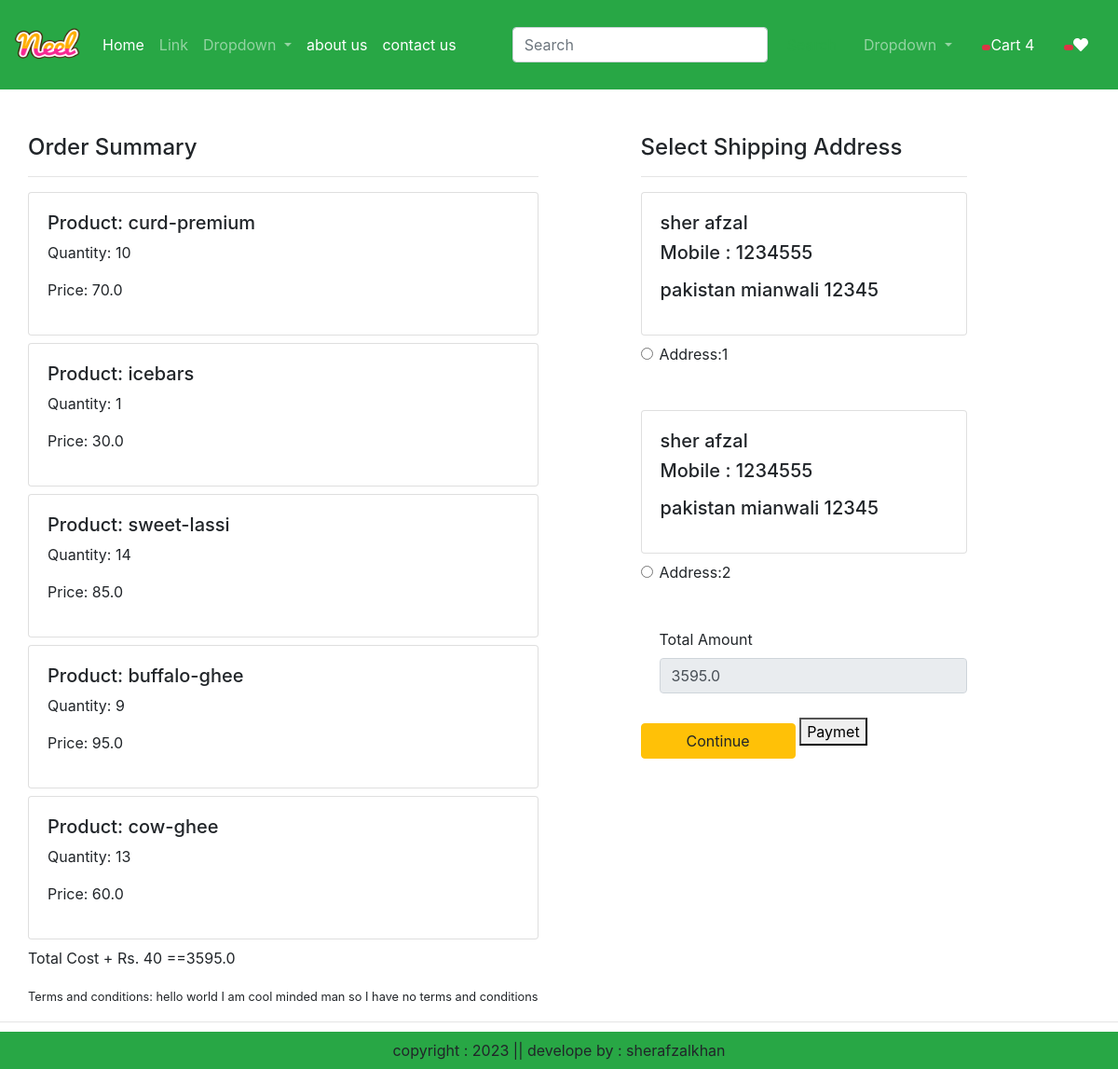
/checkout/ (signed in), run on an earlier commit of the app's database.
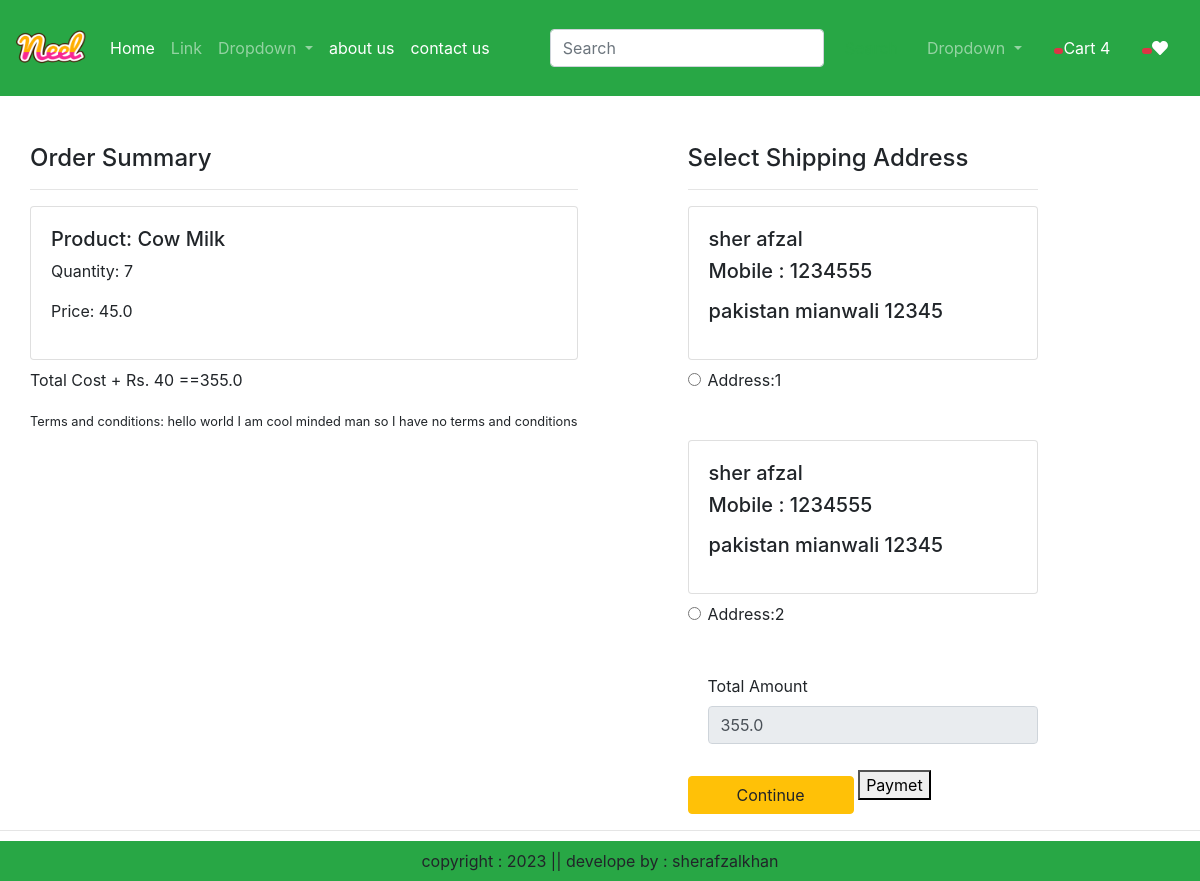
And on a later commit of the database.
### app/models.py (models this page shows, shortened)
class Cart(models.Model):
    user = models.ForeignKey(User, on_delete=models.CASCADE)
    product = models.ForeignKey(Product,on_delete=models.CASCADE)
    quantity = models.PositiveBigIntegerField(default=1)

class Product(models.Model):
    title = models.CharField(max_length=100)
    selling_price = models.FloatField()
    discounted_price = models.FloatField()
    description = models.TextField()
    composition = models.TextField(default="")
    prodapp = models.TextField(default="")
    category = models.CharField(choices=CATEGORY_CHOICES, max_length=2)
    product_image = models.ImageField(upload_to='product')

class Customer(models.Model):
    user = models.ForeignKey(User, on_delete=models.CASCADE)
    name = models.CharField(max_length=200)
    locality = models.CharField(max_length=200)
    city = models.CharField(max_length=50)
    mobile = models.IntegerField(default=0)
    zipcode = models.IntegerField()
    state = models.CharField(choices=STATE_CHOICES, max_length=100)

### app/views.py (the view)
# urls.py: path('checkout/',views.checkout.as_view(),name='checkout'),
class checkout(View):
    def get(self,request):
        user = request.user
        add=Customer.objects.filter(user=user)
        cart_items=Cart.objects.filter(user=user)
        famount=0
        for p in cart_items:
            value = p.quantity * p.product.discounted_price
            famount = famount + value
        totalamount = famount+40
        return render(request, 'checkout.html', locals())

### app/templates/checkout.html (shortened to what this page needs)
{% extends 'base.html' %}
{% load static %}
{% block maincontent %}
<div class="container">
    <div  class="row mt-5">
        <div lcass="col-sm-6">
            <h4>Order Summary</h4>
            <hr>
            {%for item in cart_items%}
                <div class="card mb-2">
                    <div class="card-body">
                        <h5>Product: {{item.product.title}}</h5>
                        <p>Quantity: {{item.quantity}}</p>
                        <p class="fw-bold">Price: {{item.product.discounted_price}}</p>
                    </div>
                </div>
            {%endfor%}
            <p class="fw-bold">Total Cost + Rs. 40 =={{totalamount}}</p>
            <small>Terms and conditions: hello world I am cool minded man so I have no terms and conditions</small>
        </div>
        <div class="col-sm-4 offset-sm-1">
            <h4>Select Shipping Address</h4>
            <hr>
            <form method="post" id="myform">
                {% for ad  in add %}
                    <div class="card">
                        <div class="card-body">
                            <h5>{{ad.name}}<h5>
                            <p>Mobile : {{ad.mobile}}</p>
                            <p>{{ad.locality}} {{ad.city}} {{ad.zipcode}}</p>
                        </div>
                    </div>
                    <div class="form-check mt-2 mb-5">
                        <input class="form-check-input" type="radio" name="custid" id="custadd{{forloop.counter}}" value="{{ad.id}}">
                        <label class="form-check-label fw-bold" for="custadd{{forloop.counter}}">
                            Address:{{forloop.counter}}
                        </label>
                    </div>
                {% endfor %}
                    <div class="form-check mb-3">
                        <label for="totamount" class="form-label">Total Amount</label>
                        <input type="number" class="form-control" name="totamount" value={{totalamount}} readonly>
                    </div>
                    <div class="text-end">
                        <button type="submit" class="btn btn-warning mt-3 px-5 fw-bold">Continue</button>
                        <button id="rzp-;button1" type-"submit" class-"btn btn-warning mt-3 px-5 fw-bold">Paymet</button>
                    </div>
            </form>
        </div>
    </div>
</div>
<hr>
{% endblock maincontent %}

What changed in the data, as far as the page shows it:
removed Cart: product "curd-premium", quantity "10", product.discounted_price "70.0"
removed Cart: product "icebars", quantity "1", product.discounted_price "30.0"
removed Cart: product "sweet-lassi", quantity "14", product.discounted_price "85.0"
removed Cart: product "buffalo-ghee", quantity "9", product.discounted_price "95.0"
removed Cart: product "cow-ghee", quantity "13", product.discounted_price "60.0"
added Cart: product "Cow Milk", quantity "7", product.discounted_price "45.0"
Also different on the page:
{{ totalamount }}: "3595.0" → "355.0"
form field totamount: "3595.0" → "355.0"
